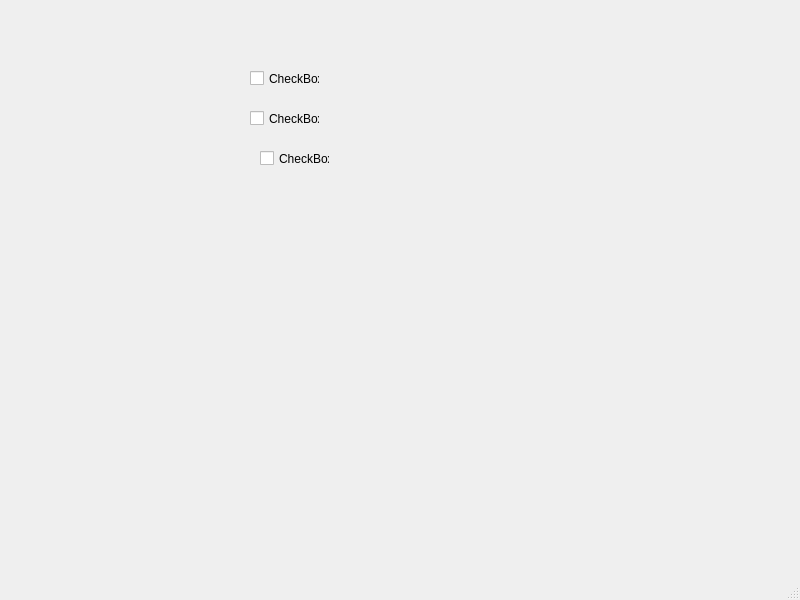
<?xml version="1.0" encoding="UTF-8"?>
<ui version="4.0">
 <class>MainWindow</class>
 <widget class="QMainWindow" name="MainWindow">
  <property name="geometry">
   <rect>
    <x>0</x>
    <y>0</y>
    <width>800</width>
    <height>600</height>
   </rect>
  </property>
  <property name="windowTitle">
   <string>MainWindow</string>
  </property>
  <widget class="QWidget" name="centralwidget">
   <widget class="QCheckBox" name="checkBox">
    <property name="geometry">
     <rect>
      <x>250</x>
      <y>70</y>
      <width>70</width>
      <height>17</height>
     </rect>
    </property>
    <property name="text">
     <string>CheckBox</string>
    </property>
   </widget>
   <widget class="QCheckBox" name="checkBox_2">
    <property name="geometry">
     <rect>
      <x>250</x>
      <y>110</y>
      <width>70</width>
      <height>17</height>
     </rect>
    </property>
    <property name="text">
     <string>CheckBox</string>
    </property>
   </widget>
   <widget class="QCheckBox" name="checkBox_3">
    <property name="geometry">
     <rect>
      <x>260</x>
      <y>150</y>
      <width>70</width>
      <height>17</height>
     </rect>
    </property>
    <property name="text">
     <string>CheckBox</string>
    </property>
   </widget>
  </widget>
  <widget class="QMenuBar" name="menubar">
   <property name="geometry">
    <rect>
     <x>0</x>
     <y>0</y>
     <width>800</width>
     <height>21</height>
    </rect>
   </property>
  </widget>
  <widget class="QStatusBar" name="statusbar"/>
 </widget>
 <resources/>
 <connections/>
</ui>
